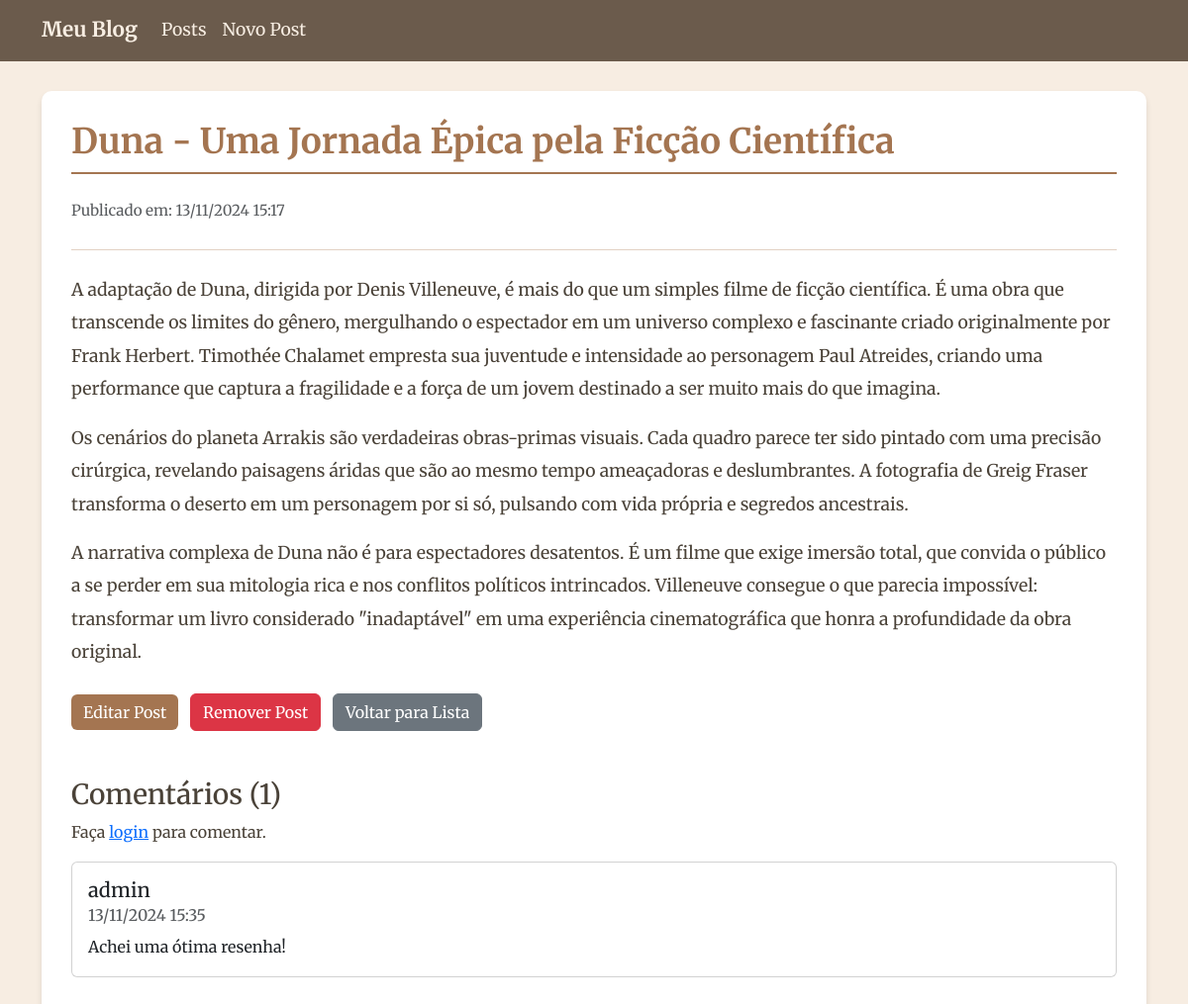
Screenshot of /post/7/ with the database file from the repository.
### blog/models.py (models this page shows, shortened)
class Post(models.Model):
    titulo = models.CharField(max_length=200)
    conteudo = models.TextField()
    data_postagem = models.DateTimeField(auto_now_add=True)
    class Meta:
        ordering = ['-data_postagem']

class Comment(models.Model):
    post = models.ForeignKey('Post', on_delete=models.CASCADE, related_name='comentarios')
    autor = models.ForeignKey(User, on_delete=models.CASCADE)
    texto = models.TextField()
    data_postagem = models.DateTimeField(auto_now_add=True)
    class Meta:
        ordering = ['-data_postagem']

### blog/views.py (the view)
# urls.py: path('post/<int:pk>/', DetalhePostView.as_view(), name='detalhe_post'),
class DetalhePostView(DetailView):
    model = Post
    template_name = 'blog/detalhe_post.html'
    context_object_name = 'post'
    def get_context_data(self, **kwargs):
        context = super().get_context_data(**kwargs)
        context['comentarios'] = self.object.comentarios.all()
        return context
    def post(self, request, *args, **kwargs):
        self.object = self.get_object()
        if not request.user.is_authenticated:
            messages.error(request, 'Você precisa estar logado para comentar.')
            return self.get(request, *args, **kwargs)
        texto = request.POST.get('texto')
        if texto:
            Comment.objects.create(
                post=self.object,
                autor=request.user,
                texto=texto
            )
            messages.success(request, 'Comentário adicionado com sucesso!')
        else:
            messages.error(request, 'O comentário não pode estar vazio.')
        return self.get(request, *args, **kwargs)

### templates/blog/detalhe_post.html (shortened to what this page needs)
{% extends 'base/base.html' %}
{% load django_bootstrap5 %}
{% block conteudo %}
    <div class="blog-post-detail">
        <h1 class="blog-title mb-4">{{ post.titulo }}</h1>
        <div class="post-meta mb-4">
            <p class="text-muted">
                Publicado em: {{ post.data_postagem|date:"d/m/Y H:i" }}
            </p>
        </div>
        <div class="post-content">
            {{ post.conteudo|linebreaks }}
        </div>
        <div class="post-actions mt-4">
            <a href="{% url 'editar_post' post.pk %}" class="btn btn-vintage me-2">
                Editar Post
            </a>
            <a href="{% url 'remover_post' post.pk %}" class="btn btn-danger">
                Remover Post
            </a>
            <a href="{% url 'lista_posts' %}" class="btn btn-secondary ms-2">
                Voltar para Lista
            </a>
        </div>
        <div class="comentarios mt-5">
            <h3>Comentários ({{ comentarios.count }})</h3>
            {% if user.is_authenticated %}
            <form method="post" class="mb-4">
                {% csrf_token %}
                <div class="form-group">
                    <textarea name="texto" class="form-control" rows="3" placeholder="Deixe seu comentário"></textarea>
                </div>
                <button type="submit" class="btn btn-vintage mt-2">Enviar Comentário</button>
            </form>
            {% else %}
            <p>Faça <a href="{% url 'login' %}">login</a> para comentar.</p>
            {% endif %}
            {% for comentario in comentarios %}
                <div class="comentario card mb-3">
                    <div class="card-body">
                        <h5 class="card-title">{{ comentario.autor.username }}</h5>
                        <h6 class="card-subtitle mb-2 text-muted">
                            {{ comentario.data_postagem|date:"d/m/Y H:i" }}
                        </h6>
                        <p class="card-text">{{ comentario.texto }}</p>
                    </div>
                </div>
            {% empty %}
                <p>Nenhum comentário ainda. Seja o primeiro a comentar!</p>
            {% endfor %}
        </div>
    </div>
{% endblock %}

### static/css/vintage.css (style rules this page uses)
body { font-family: 'Merriweather', serif; background-color: #F7EDE2; color: #4A4238; line-height: 1.7; font-size: 16px; }
.blog-title { color: #A47551; font-weight: 700; border-bottom: 2px solid #A47551; padding-bottom: 10px; font-size: 2.2rem; }
.btn-vintage { background-color: #A47551; color: #FFFFFF; border: none; transition: all 0.3s ease; }
.post-content { line-height: 1.9; color: #4A4238; font-size: 1.1rem; }
.post-meta { border-bottom: 1px solid #E2D1C3; padding-bottom: 10px; font-size: 0.95rem; }

### rows the page displays
Post: titulo "Duna - Uma Jornada Épica pela Ficção Científica", data_postagem "13/11/2024 15:17", conteudo "A adaptação de Duna, dirigida por Denis Villeneuve, é mais do que um simples filme de ficção científica. É uma obra que transcende os limites do gênero, mergulhando o espectador em um universo complexo e fascinante criado originalmente por Frank Herbert. Timothée Chalamet empresta sua juventude e intensidade ao personagem Paul Atreides, criando uma performance que captura a fragilidade e a força de um jovem destinado a ser muito mais do que imagina. Os cenários do planeta Arrakis são verdadeiras obras-primas visuais. Cada quadro parece ter sido pintado com uma precisão cirúrgica, revelando paisagens áridas que são ao mesmo tempo ameaçadoras e deslumbrantes. A fotografia de Greig Fraser…", count "1"
Comment: autor.username "admin", data_postagem "13/11/2024 15:35", texto "Achei uma ótima resenha!"
